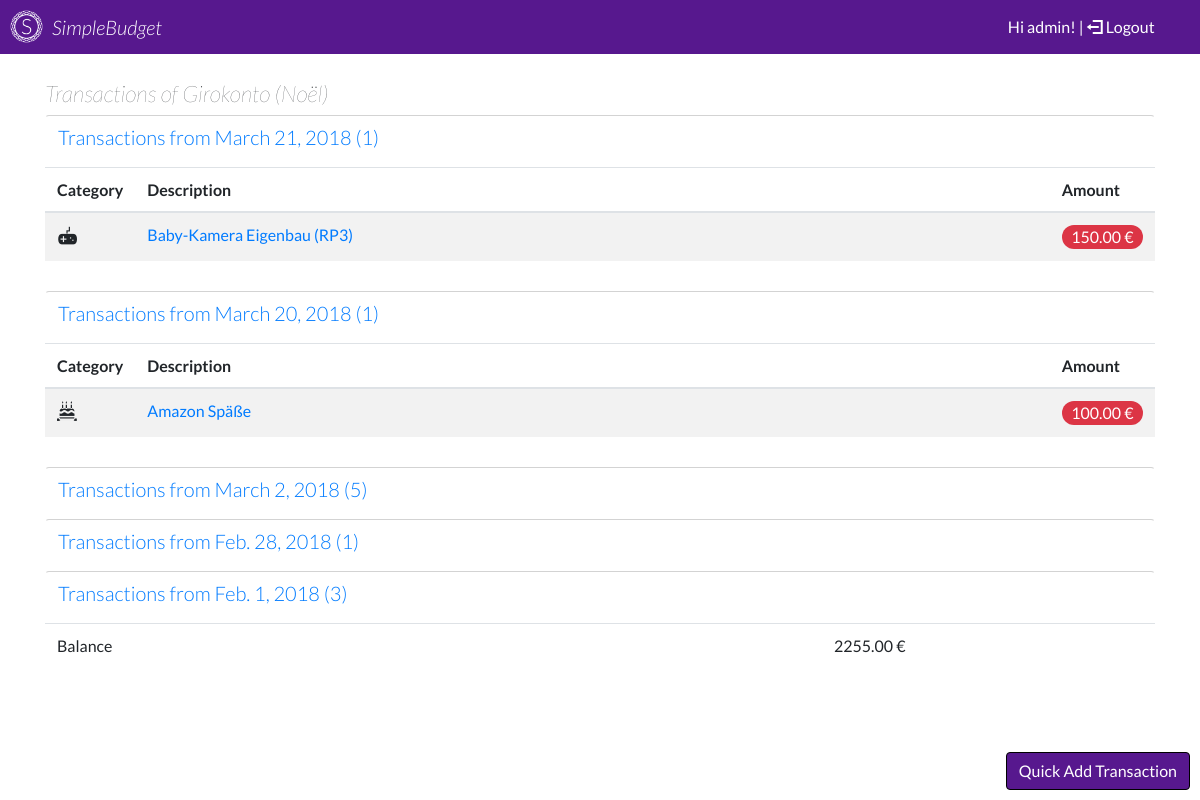
Page /account/2 (signed in) on the committed database.
### savings/models.py (models this page shows, shortened)
class Account(models.Model):
    name = models.CharField(max_length=100)
    owner = models.ForeignKey(User, on_delete=models.SET_NULL, blank=True, null=True)
    balance = models.DecimalField(max_digits=100, decimal_places=2, default=0)
    bank = models.ForeignKey(Bank, on_delete=models.SET_NULL, blank=True, null=True)
    def __str__(self):
        return self.name

class Transaction(models.Model):
    account = models.ForeignKey(Account, on_delete=models.SET_NULL, blank=True, null=True)
    description = models.CharField(max_length=100)
    is_spending = models.BooleanField(default=True)
    amount = models.DecimalField(max_digits=100, decimal_places=2, default=0)
    category = models.ForeignKey(Category, on_delete=models.SET_NULL, blank=True, null=True)
    date = models.DateField(default=date.today)
    recurring = models.BooleanField(default=False)
    repeat_time = models.DurationField(blank=True, null=True)

class Category(models.Model):
    name = models.CharField(max_length=100)
    icon_id = models.CharField(max_length=30, choices=CATEGORY_ICON_CHOICES, default='icon-simple-budget') # This references a class in a icon set
    def __str__(self):
        return self.name
    def get_icon(self):
        return self.icon_id

### savings/views.py (the view)
# urls.py: path('account/<int:account_id>', views.account),
def account(request, account_id):
    accountObj = get_object_or_404(Account, id=account_id)
    end_date = date.today()
    start_date = end_date - timedelta(days=USER_PREFERENCE_ACCOUNT_TRANSACTIONS_DAYS)
    transactions = []
    for iterator in range(0,USER_PREFERENCE_ACCOUNT_TRANSACTIONS_DAYS):
        current_date = end_date - timedelta(days=iterator)
        day_transactions = Transaction.objects.filter(account__id=account_id, date=current_date)
        if day_transactions:
            transactions.append({
                'date': current_date,
                'transactions': day_transactions,
                'sum_transactions': len(day_transactions)
            })
    context = {
        'account': accountObj,
        'transactions': transactions
    }
    return render(request, 'savings/account.html', context)

### savings/templates/savings/account.html
{% extends "frame.html" %}
{% block content %}
{% if transactions %}
    <h2>Transactions of {{account}}</h2>
    <div id="transactions_accordions">
    {% for day in transactions  %}
        <h3 class="btn btn-link" data-toggle="collapse" data-target="#day_transactions_{{ forloop.counter }}">
            Transactions from {{ day.date }} ({{ day.sum_transactions }})
        </h3>
        <div id="day_transactions_{{ forloop.counter }}" class="collapse{% if forloop.counter <= 2 %} show{% endif %}">
            <table class="table table-striped transactions">
                <thead>
                    <tr>
                        <th class="text-left">Category</th>
                        <th class="text-left">Description</th>
                        <th class="text-left">Amount</th>
                    </tr>
                </thead>
                <tbody>
                    {% for transaction in day.transactions %}
                    <tr class="transaction">
                        <td class="icon"><p class="icon-{% if not transaction.category or not transaction.category.icon_id %}simple-budget{% else %}{{transaction.category.get_icon}}{% endif %}" title="{{transaction.category}}" tooltip="{{transaction.category}}"></p></td>
                        <td class="description"><a href="/savings/transaction/{{ transaction.id }}">{{transaction.description}}</a></td>
                        <td class="amount"><span class="badge badge-pill {% if not transaction.is_spending %} badge-success{% else %} badge-danger{% endif %}">{{transaction.amount}} €</span></td>
                    </tr>
                    {% endfor %}
                </tbody>
            </table>
        </div>
    {% endfor %}
    </div>
    <table class="table">
        <tbody>
            <tr class="balance">
                <td style="width: 70%" class="text-left">Balance</td>
                <td style="width: 30%" class="text-left balance">{{account.balance}} €</td>
            </tr>
        </tbody>
    </table>
{% else %}
    <p>No transactions yet in this account.</p>
{% endif %}
{% endblock %}

### savings/templates/frame.html (shortened to what this page needs)
{% load static %}
<head>
    <link rel="stylesheet" href="https://maxcdn.bootstrapcdn.com/bootstrap/4.0.0/css/bootstrap.min.css">
    <link href="{% static 'css/ext/open-iconic-bootstrap/css/open-iconic-bootstrap.css' %}" rel="stylesheet">
    <link href="{% static 'css/ext/budget_planner/style.css' %}" rel="stylesheet">
    <link href="{% static 'css/budget.css' %}" rel="stylesheet">
</head>
<body>
    <header>
        <a href="{% url 'index' %}">
            <h1 style="background-image: url({% static 'images/simplelogo_white.png' %})">SimpleBudget</h1>
        </a>
        <div class="userinfo">
            <p>
            {% if user and user.first_name %}
                Hi {{user.first_name}}!
            {% elif not user.first_name and user.username%}
                Hi {{user.username}}!
            {% endif %}
            {% if user.is_authenticated %}
                 | <a href="{% url 'logout' %}"><span class="oi oi-account-logout"></span> Logout</a>
            {% else %}
                <a href="{% url 'login' %}"><span class="oi oi-account-login"></span> Sign in</a>
            {% endif %}
            </p>
        </div>
    </header>
    {% block quick_add_transaction %}
        <div class="quick_add_container">
            <a href="/savings/quick_add_transaction" class="btn btn-primary">Quick Add Transaction</a>
        </div>
    {% endblock quick_add_transaction %}
    <div class="container">
        {% block content %}{% endblock %}
    </div>
</body>

### savings/static/css/ext/budget_planner/style.css (style rules this page uses)
[class^="icon-"],[class*=" icon-"] { font-family:'simple_budget' !important;speak:none;font-style:normal;font-weight:normal;font-variant:normal;text-transform:none;line-height:1;-webkit-font-smoothing:antialiased;-moz-osx-font-smoothing:grayscale }
.icon-birthday-cake:before { content:"\e908" }
.icon-control-pad:before { content:"\e911" }

### savings/static/css/budget.css (style rules this page uses)
body { font-family: 'Lato', sans-serif; }
body > .container { padding-top: 80px; padding-bottom: 40px; font-weight: 300; }
body > .container h2 { font-weight: 200; font-style: italic; font-size: 17pt; }
body > .container h3 { font-weight: 300; font-style: normal; font-size: 15pt; }
[class^="icon-"], [class*=" icon-"] { font-size: 15pt; margin: 0; }
header { position: fixed; top: 0; width: 100%; background-color: #57188e; color: white; overflow: hidden; padding: 10px; }
header a, header a:hover { color: white; text-decoration: none; }
header h1 { float: left; font-size: 15pt; font-weight: 300; font-style: italic; width: 20%; margin: 0; padding-left: 42px; line-height: 170%; background-size: 33px; background-repeat: no-repeat; }
header .userinfo { color: white; font-size: 12pt; float: right; width: 50%; text-align: right; padding-right: 3%; padding-top: 5px; }
header .userinfo p { margin: 0; }
header .userinfo a { color: white; }
table.transactions { margin-bottom: 30px; }
table.transactions .badge.badge-pill { font-size: 100%; font-weight: 400; }
table.transactions td.description { width: 100%; }
table.transactions td.amount { text-align: right; }
#transactions_accordions h3 { border-top: 1px solid lightgrey; text-decoration: none; display: block; text-align: left; }
.quick_add_container { position: fixed; right: 10px; bottom: 10px; text-align: right; }
.quick_add_container .btn { background-color: #57188e; border-color: black; }

### rows in the picture
Account: name "Girokonto (Noël)", balance "2255.00"
Transaction: date "March 21, 2018", sum_transactions "1"
Transaction: date "March 20, 2018", sum_transactions "1"
Transaction: date "March 2, 2018", sum_transactions "5"
Transaction: date "Feb. 28, 2018", sum_transactions "1"
Transaction: date "Feb. 1, 2018", sum_transactions "3"

### other values in the picture
{{ user.username }} "admin"
